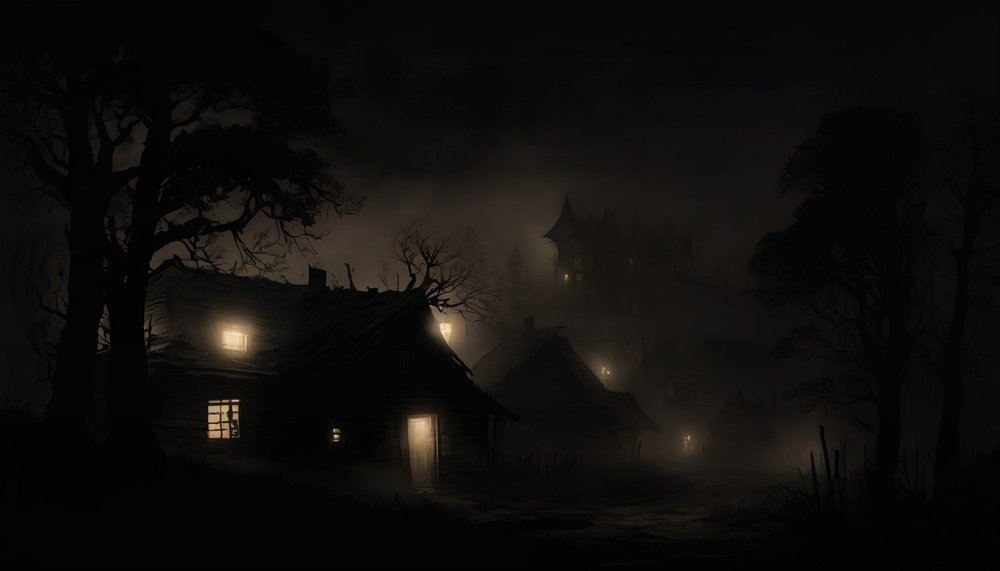
#> input picture Source/platform/aurora_os/devilution_launcher/assets/bg.jpg, 1000 x 571 px, shrunk from 2688 x 1536 before the run
$ python denoise_slide.py ../../../Source/platform/aurora_os/devilution_launcher/assets/bg.jpg out.png
#> lines starting #> are read from the running program, lines starting #| are printed output that depends on the picture; after the words box and inside, x2 and y2 are one past the last pixel; in counts of white or black regions, pixels touching at a corner belong together
#> in main, img is the input picture: PIL image 1000x571 RGB; mean R, G, B 14.8, 13.3, 11.6
# -*- coding: utf-8 -*-
"""Выборочный деноиз скриншотов: соль-перец/JPEG-зерно на тёмных фонах.

Пиксель, отличающийся от медианы своей окрестности 3x3 сильнее порога,
заменяется медианой. Края, текст и фактура с перепадом остаются на месте:
замене подлежат только одиночные выбросы (зерно, невидимое глазу на
живом экране, но заметное на статичном увеличенном PNG).

    python denoise_slide.py <in.png> <out.png> [--threshold 26]
"""
import argparse

import numpy as np
from PIL import Image


def median3x3(gray):
    h, w = gray.shape
#> h = 571; w = 1000
    padded = np.pad(gray, 1, mode="edge")
    stack = np.empty((9, h, w), dtype=np.int16)
    idx = 0
    for dy in (-1, 0, 1):
        for dx in (-1, 0, 1):
            stack[idx] = padded[1 + dy:1 + dy + h, 1 + dx:1 + dx + w]
            idx += 1
#> after the loop, idx = 9
    return np.median(stack, axis=0)


def denoise(arr, threshold):
    out = arr.copy()
    gray = arr.astype(np.int16).mean(axis=-1)
    med = median3x3(gray)
    delta = np.abs(gray - med)
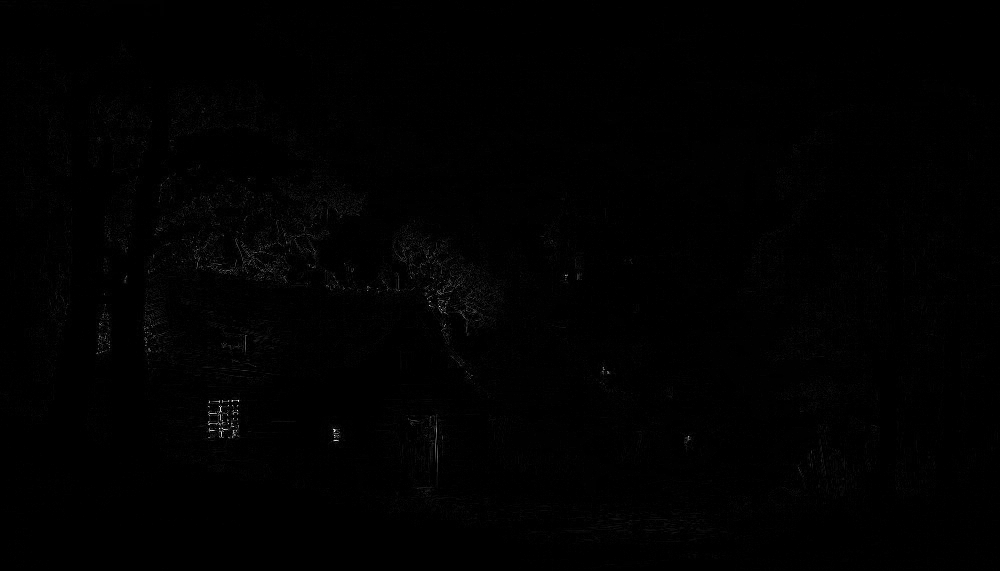
#> delta: shape (571, 1000) float64; min 0, max 93.33, mean 0.6; drawn with min black and max white
    mask = delta > threshold
#> mask: shape (571, 1000) bool; 0.07% white in thin lines or dots, all inside (x1, y1, x2, y2) = (97, 199, 690, 460)
    # Медиана посчитана по люму; заменяем цветной пиксель взвешенно к
    # среднему окрестности (цвет зерно тоже уводит).
    for c in range(3):
        ch = arr[..., c].astype(np.int16)
        h, w = ch.shape
        padded = np.pad(ch, 1, mode="edge")
        nb = np.empty((9, h, w), dtype=np.int16)
        idx = 0
        for dy in (-1, 0, 1):
            for dx in (-1, 0, 1):
                nb[idx] = padded[1 + dy:1 + dy + h, 1 + dx:1 + dx + w]
                idx += 1
        out[..., c] = np.where(mask, np.median(nb, axis=0), ch).astype(np.uint8)
#> out: shape (571, 1000, 3); 0.07% of pixels changed, all inside (x1, y1, x2, y2) = (97, 199, 690, 460)
    return out, int(mask.sum())


def main():
    ap = argparse.ArgumentParser()
    ap.add_argument("src")
    ap.add_argument("out")
    ap.add_argument("--threshold", type=int, default=26)
    args = ap.parse_args()

    img = Image.open(args.src).convert("RGB")
    arr = np.asarray(img)
    result, replaced = denoise(arr, args.threshold)
#> replaced = 392
    Image.fromarray(result).save(args.out)
    total = arr.shape[0] * arr.shape[1]
#> total = 571000
    print("denoised {} -> {} (replaced {} px = {:.2f}%)".format(
        args.src, args.out, replaced, 100.0 * replaced / total))
#| denoised ../../../Source/platform/aurora_os/devilution_launcher/assets/bg.jpg -> out.png (replaced 392 px = 0.07%)


if __name__ == "__main__":
    main()

$ run again, on Source/platform/aurora_os/devilution_launcher/assets/bg_alt_cemetery_d62.jpg
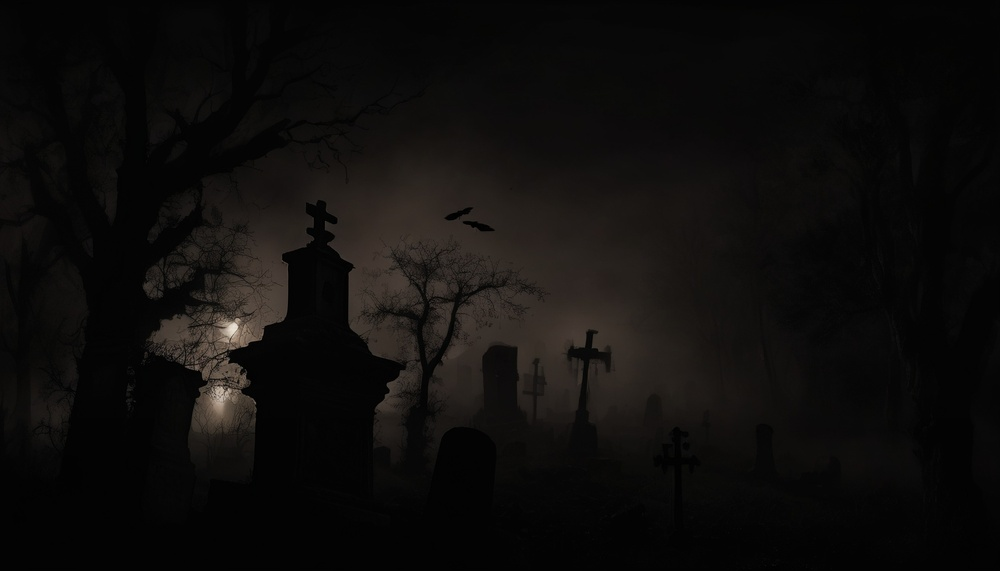
#> input picture Source/platform/aurora_os/devilution_launcher/assets/bg_alt_cemetery_d62.jpg, 1000 x 571 px, shrunk from 2688 x 1536 before the run
#> in main, img is the input picture: PIL image 1000x571 RGB; mean R, G, B 14.6, 13.1, 11.9
#> after the loop in median3x3, `for dy in (-1, 0, 1):`: idx = 9
#> in denoise, `delta = np.abs(gray - med)`:
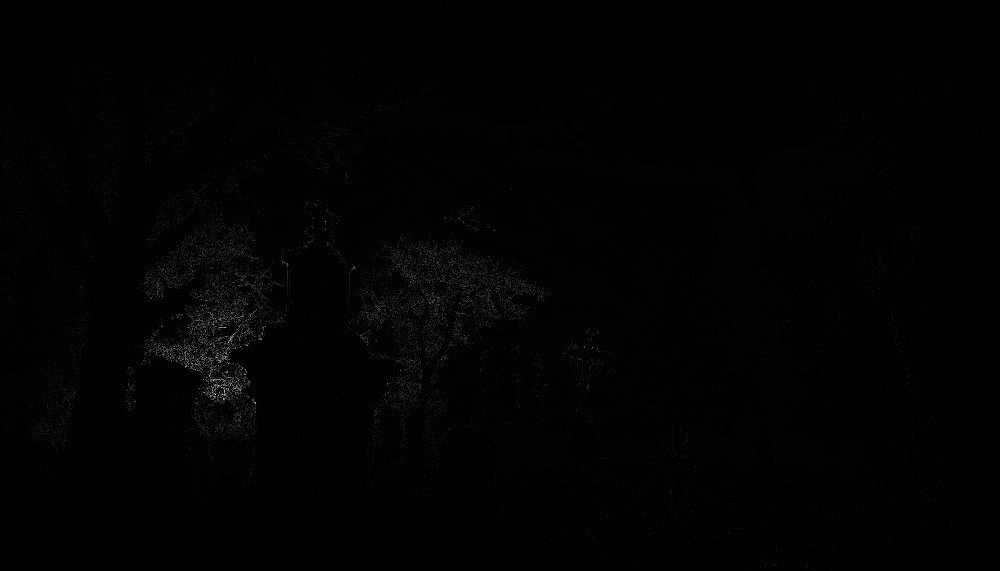
#> delta: shape (571, 1000) float64; min 0, max 73, mean 0.6; drawn with min black and max white
#> mask: shape (571, 1000) bool; 0.06% white in thin lines or dots, all inside (x1, y1, x2, y2) = (151, 221, 593, 404)
#> replaced = 369
#| denoised ../../../Source/platform/aurora_os/devilution_launcher/assets/bg_alt_cemetery_d62.jpg -> out.png (replaced 369 px = 0.06%)
